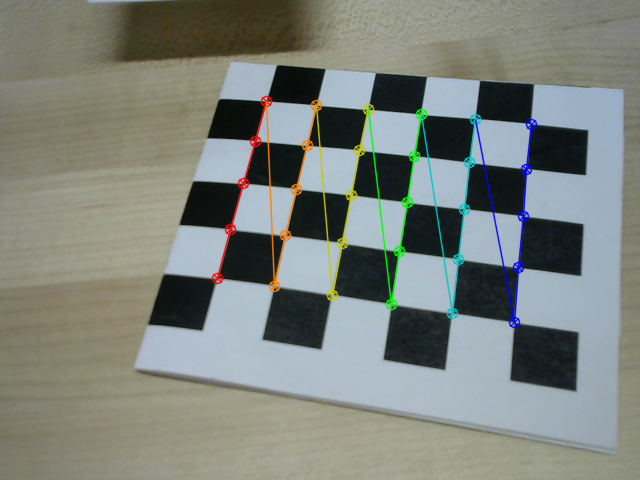
#> input picture Chess5x6Img1.png, 640 x 480 px, given in place of the camera
$ python CVwebcam.py
#> lines starting #> are read from the running program, lines starting #| are printed output that depends on the picture; after the words box and inside, x2 and y2 are one past the last pixel; in counts of white or black regions, pixels touching at a corner belong together
import numpy as np
import cv2
from numpy.core.fromnumeric import resize

def nothing(x):
    pass

cap = cv2.VideoCapture(0)
cv2.namedWindow('Trackbars')
cv2.resizeWindow('Trackbars',500, 500)

cv2.createTrackbar('Thresh1', 'Trackbars', 150, 255, nothing)
cv2.createTrackbar('Thresh2', 'Trackbars', 255, 255, nothing)
cv2.createTrackbar('L - H', 'Trackbars', 0, 255, nothing)
cv2.createTrackbar('L - S', 'Trackbars', 0, 255, nothing)
cv2.createTrackbar('L - V', 'Trackbars', 0, 255, nothing)
cv2.createTrackbar('U - H', 'Trackbars', 0, 255, nothing)
cv2.createTrackbar('U - S', 'Trackbars', 0, 255, nothing)
cv2.createTrackbar('U - V', 'Trackbars', 255, 255, nothing)

def stackImg(scale,imgArray):
    rows = len(imgArray)
    cols = len(imgArray[0])
    rowsAvaliable = isinstance(imgArray[0], list)
    width = imgArray[0][0].shape[1]
    height = imgArray[0][0].shape[0]
    if rowsAvaliable:
        for x in range(0, rows):
            for y in range(0, cols):
                if imgArray[x][y].shape[:2] == imgArray[0][0].shape[:2]:
                    imgArray[x][y] = cv2.resize(imgArray[x][y], (0, 0), None, scale, scale)
                else:
                    imgArray[x][y] = cv2.resize(imgArray[x][y], (imgArray[0][0].shape[1], imgArray[0][0].shape[0]), None, scale, scale)
                if len(imgArray[x][y].shape) == 2:
                    imgArray[x][y] = cv2.cvtColor(imgArray[x][y], cv2.COLOR_GRAY2BGR)
        imageBlank = np.zeros((height, width, 3),np.uint8)
        hor = [imageBlank]*rows
        hor_con = [imageBlank]*rows
        for x in range(0, rows):
            hor[x] = np.hstack(imgArray[x])
        ver = np.vstack(hor)
    else:
        for x in range(0, rows):
            if imgArray[x].shape[:2] == imgArray[0].shape[:2]:
                imgArray[x] = cv2.resize(imgArray[x], (0, 0), None, scale, scale)
            else:
                imgArray[x] = cv2.resize(imgArray[x], (imgArray[0].shape[1], imgArray[0].shape[0]), None, scale, scale)
            if len(imgArray[x].shape) == 2:
                imgArray[x] = cv2.cvtColor(imgArray[x], cv2.COLOR_GRAY2BGR)
        hor = np.hstack(imgArray)
        ver = hor
    return ver

def getContours(img, imgContour):
    contours,hierachy = cv2.findContours(img, cv2.RETR_EXTERNAL, cv2.CHAIN_APPROX_NONE)
    x_dot = 0
    y_dot = 0
    for contour in contours:
        area = cv2.contourArea(contour)
        if area > 1000:
            # cv2.drawContours(frame, contour, -1, (0, 255, 0), 7)
            x,y,w,h = cv2.boundingRect(contour)
            x_dot = x+int((1/2)*w)
            y_dot = y+int((1/2*h))
            cv2.rectangle(frame,(x,y),(x+w,y+h),(255,255,0),5)
            cv2.circle(frame, (x_dot, y_dot), radius=5, color=(0,0,255),thickness=-1)
    if len(contours) == 1:
        return x_dot, y_dot
    else:
        return 0,0

def countContours(img, imgContour):
    contours,hierachy = cv2.findContours(img, cv2.RETR_EXTERNAL, cv2.CHAIN_APPROX_NONE)
    return len(contours)


while True:
    ret, frame = cap.read()
#> frame is the input picture: shape (480, 640, 3); mean B, G, R 124.1, 130.8, 125.1
    imgContour = frame.copy()

    imgBlur = cv2.GaussianBlur(frame, (7, 7), 1)
    imgHSV = cv2.cvtColor(imgBlur, cv2.COLOR_BGR2HSV)
#> imgHSV: shape (480, 640, 3); mean H, S, V 61.6, 49.8, 136.8
    imgGray = cv2.cvtColor(imgBlur, cv2.COLOR_BGR2GRAY)
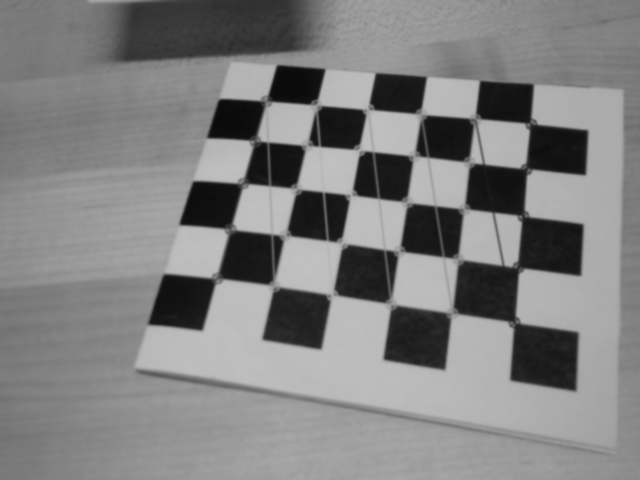
#> imgGray: shape (480, 640); min 10, max 193, mean 128.4

    t1 = cv2.getTrackbarPos('Thresh1', 'Trackbars')
    t2 = cv2.getTrackbarPos('Thresh2', 'Trackbars')

    imgCanny = cv2.Canny(imgGray, t1, t2)
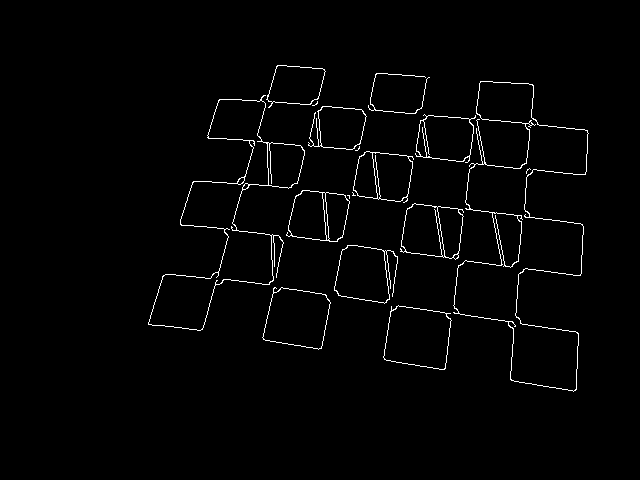
#> imgCanny: shape (480, 640); 1.7% white in thin lines or dots, all inside (x1, y1, x2, y2) = (148, 65, 589, 392)

    l_h = cv2.getTrackbarPos('L - H', 'Trackbars')
    l_s = cv2.getTrackbarPos('L - S', 'Trackbars')
    l_v = cv2.getTrackbarPos('L - V', 'Trackbars')
    u_h = cv2.getTrackbarPos('U - H', 'Trackbars')
    u_s = cv2.getTrackbarPos('u - s', 'Trackbars')
    u_v = cv2.getTrackbarPos('U - V', 'Trackbars')

    lower = np.array([l_h, l_s, l_v], dtype=np.uint8)
    upper = np.array([u_h, u_s, u_v], dtype=np.uint8)
    imgMask = cv2.inRange(imgHSV, lower, upper)
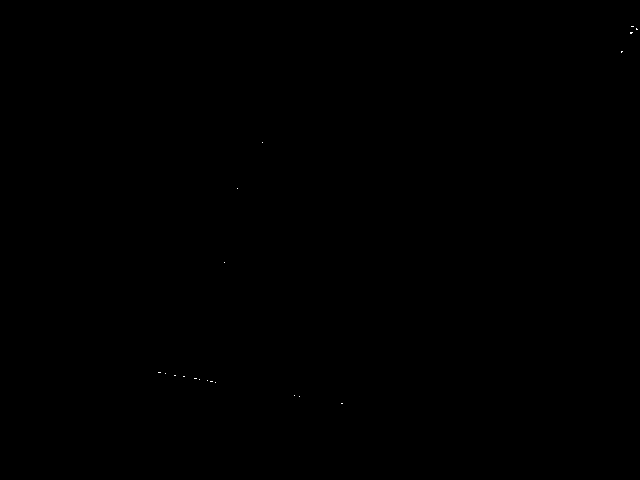
#> imgMask: shape (480, 640); 0.01% white in thin lines or dots, all inside (x1, y1, x2, y2) = (158, 26, 638, 404)


    kernal = np.ones((5, 5))
    imgDil = cv2.dilate(imgCanny, kernal, iterations=1)
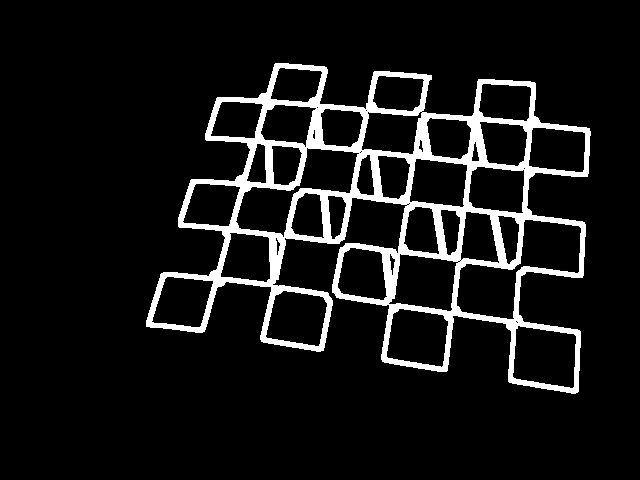
#> imgDil: shape (480, 640); 8.8% white; 1 white region

    contoursNum = countContours(imgDil, imgContour)
#> in countContours, `contours,hierachy = cv2.findContours(img, cv2.RETR_EXTERNAL, cv2.CHAIN..`: contours = 1 contour; box (x1, y1, x2, y2) and area: (146, 63, 591, 394) 83361
#> contoursNum = 1
    if contoursNum == 0:
        x_pos, y_pos = getContours(imgMask, imgContour)
    else:
        x_pos, y_pos = getContours(imgDil, imgContour)
#> the loop in getContours, `for contour in contours:` made 1 pass
#> (area, x, y, w, h, x_dot, y_dot) on pass 1: (83361, 146, 63, 445, 331, 368, 228)
#> after the loop in getContours, `for contour in contours:`:
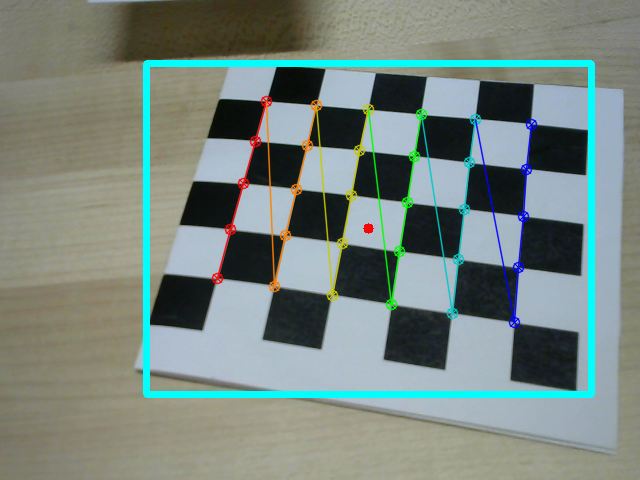
#> frame: shape (480, 640, 3); 3.56% of pixels changed, all inside (x1, y1, x2, y2) = (143, 60, 595, 398)
#> x_pos = 368; y_pos = 228

    print(x_pos, y_pos)
#| 368 228


    imgStack = stackImg(0.8,([frame, imgCanny,imgDil],[imgMask, imgMask, imgMask]))
#> after the loop in stackImg, `for x in range(0, rows):`: hor = 2 items
#> in stackImg, `ver = np.vstack(hor)`:
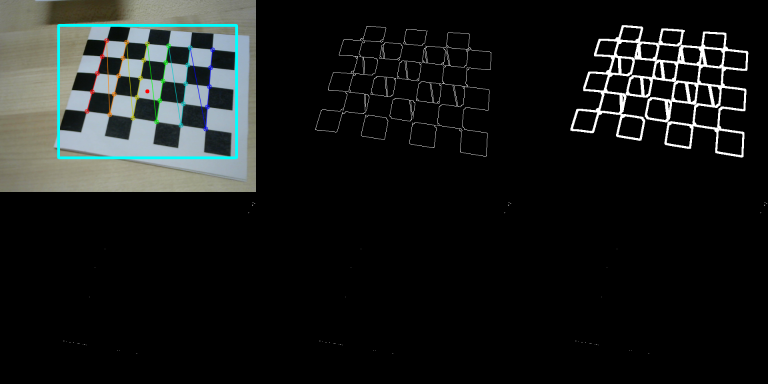
#> ver: shape (768, 1536, 3) (shown at 1/2 size); mean of channels 0, 1, 2 25.8, 26.8, 24.4; drawn as B, G, R
    # cv2.imshow('canny',imgCanny)
    cv2.imshow('all',imgStack)

    if cv2.waitKey(1) == ord('q'):
#> (key q is pressed here)
        break

cv2.destroyAllWindows()
